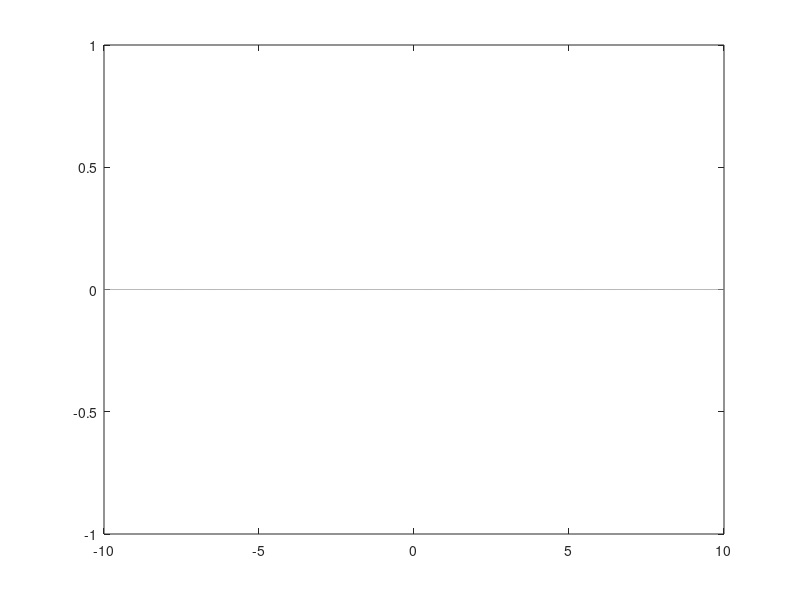

This chart was generated by the following MATLAB code: (Note: this script raises an error after producing the figure.)

m=[-10:1/200:10];
y0=0*m;
plot(y0,m,'g');%EJE Y
plot(m,y0,'g');%EJE X


%ASINTOTA HORIZONTAL
a=limit(f(x),x,inf);
y0=0*m + double(a);
plot(m,y0,'r -.');



%ASINTOTAS VERTICALES
[num,den]=numden(f);
av=solve(den==0);%DONDE SE ANULA EL DENOMINADOR
y0=0*m + double(av(1));%RECTA DE ASINTOTA EN -2
plot(y0,m,'r -.');
y0=0*m + double(av(2));%RECTA DE ASINTOTA EN 2
plot(y0,m,'r -.');